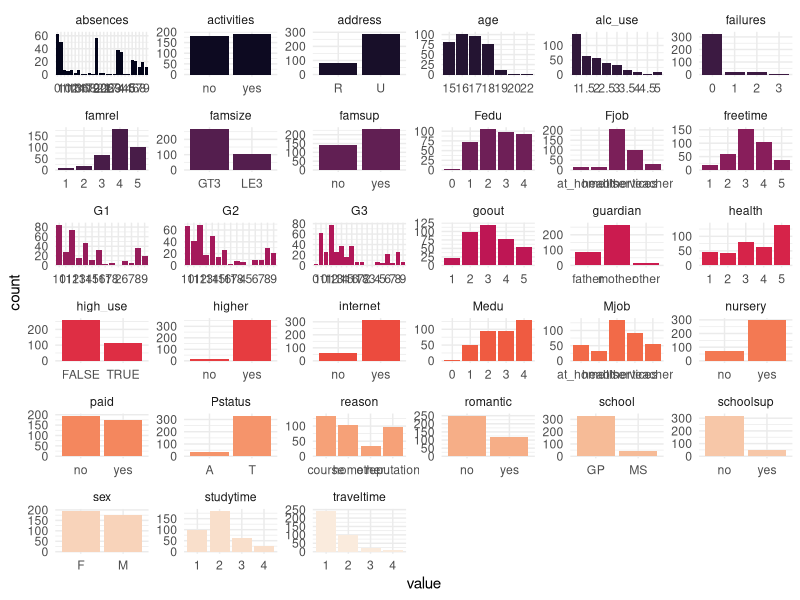
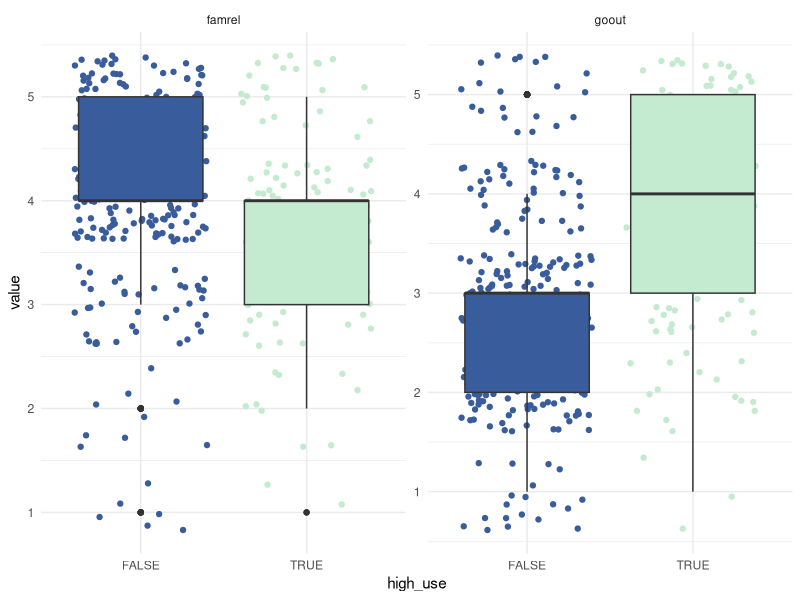
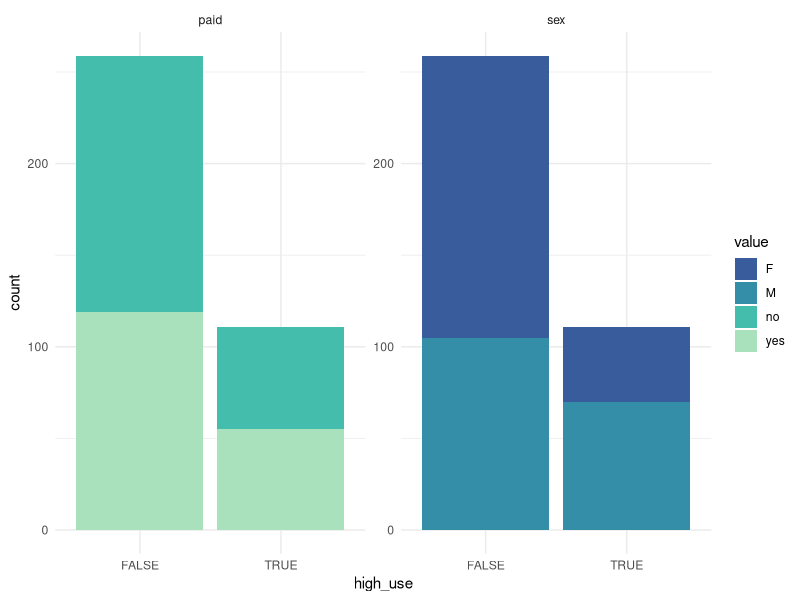

The R script that drew these images, in order:
## ---- chunk 1

#' load main library
library(tidyverse)

#' read in data
stu_aggr <- read.csv(here::here("data", 
                                "stu_aggr.csv"))

#' check the structure and dimensions
dplyr::glimpse(stu_aggr)

## ---- chunk 2

#' removing duplicated and aggregated columns 
stu_aggr_clean <- stu_aggr %>%
  dplyr::select(!ends_with(c(".mat", ".por")), 
                -Dalc, 
                -Walc)

#' plot distributions
plot_vars <- stu_aggr_clean %>%
  gather() %>%
  ggplot2::ggplot(., aes(value, fill = key)) +
  ggplot2::facet_wrap(key ~., scales = "free") +
  ggplot2::geom_bar(show.legend = F) + 
  ggplot2::theme_minimal() +
  viridis::scale_fill_viridis(option = "F", 
                              discrete = T)
plot_vars
  
## ---- chunk 3

vars_sel <- c("goout", 
          "famrel",
          "sex", 
          "paid")

to.plot <- stu_aggr_clean %>%
  dplyr::select(vars_sel[1:2], high_use) %>%
  tidyr::pivot_longer(cols = -high_use) %>%
  dplyr::arrange(name) %>%
  dplyr::mutate(name = factor(name, levels = c(unique(name))))


ggplot2::ggplot(to.plot, aes(x = high_use, 
                             y = value, 
                             fill = high_use)) +
  ggplot2::facet_wrap(name ~., scales = "free") +
  ggplot2::geom_jitter(aes(colour = high_use), 
                       show.legend = F) +
  ggplot2::geom_boxplot(show.legend = F) +
  viridis::scale_fill_viridis(option = "G",
                                begin = 0.4,
                                end = 0.95,
                                discrete = T) +
   viridis::scale_colour_viridis(option = "G",
                                begin = 0.4,
                                end = 0.95,
                                discrete = T) +
  ggplot2::theme_minimal()


to.plot <- stu_aggr_clean %>%
  dplyr::select(vars_sel[3:4], high_use) %>%
  tidyr::pivot_longer(cols = -high_use) %>%
  dplyr::arrange(name) %>%
  dplyr::mutate(name = factor(name, levels = c(unique(name))))

ggplot2::ggplot(to.plot, aes(x = high_use)) +
  ggplot2::facet_wrap(name ~ ., scales = "free") +
  ggplot2::geom_bar(aes(fill = value)) +
  viridis::scale_fill_viridis(option = "G", 
                              discrete = T, 
                              begin = 0.4, 
                              end = 0.9) +
  ggplot2::theme_minimal()

## ---- chunk 4

for (sub in 1:length(vars_sel)) {
  to.summ <- stu_aggr_clean %>%
    dplyr::group_by(high_use, !!!syms(vars_sel[sub])) %>%
    dplyr::summarise(n = n(), mean_G3 = mean(G3)) %>%
    dplyr::arrange(!!!vars_sel[sub])
  print(to.summ)
}

## ---- chunk 5

#' fit model
glm.1 <- stats::glm(high_use ~ sex + goout + famrel + paid, 
                    data = stu_aggr_clean, 
                    family = "binomial")

#' summarise
summary(glm.1)

#' extract coefficients
coef(glm.1)

#' extract Odds ratios
OR <- coef(glm.1) %>%
  exp

#' extract confidence intervals
CI <- confint(glm.1) %>%
  exp

#' create table
cbind(OR, CI)
## ---- chunk 6
#' predict and subset
stu_aggr_wprobs <- stu_aggr_clean %>%
  dplyr::mutate(probs = predict(glm.1, type = "response"), 
                preds = probs > 0.5) %>%
  dplyr::select(high_use, !!!vars_sel, probs, preds)
tail(stu_aggr_wprobs, 10)

#' confusion matrix
table(high_use = stu_aggr_wprobs$high_use, 
      preds = stu_aggr_wprobs$preds)
## ---- chunk 7
#' defining the loss function
loss_func <- function(class, prob) {
  n_wrong <- abs(class - prob) > 0.5
  mean(n_wrong)
}

#' probabiltiy of high use is 1 for each individual
loss_func(class = stu_aggr_wprobs$high_use,
          prob = 1)

#' probabiltiy of high use is 0 for each individual
loss_func(class = stu_aggr_wprobs$high_use,
          prob = 0)

#' probabiltiy of high use are taken from the model for each 
#' individual
loss_func(class = stu_aggr_wprobs$high_use,
          prob = stu_aggr_wprobs$probs)
## ---- chunk 8
#' cross validation
library(boot)

#' cross-validation
stu_aggr_cv <- boot::cv.glm(data = stu_aggr_wprobs, 
                            cost = loss_func, 
                            glmfit = glm.1, 
                            K = 10)

stu_aggr_cv$delta[1]
